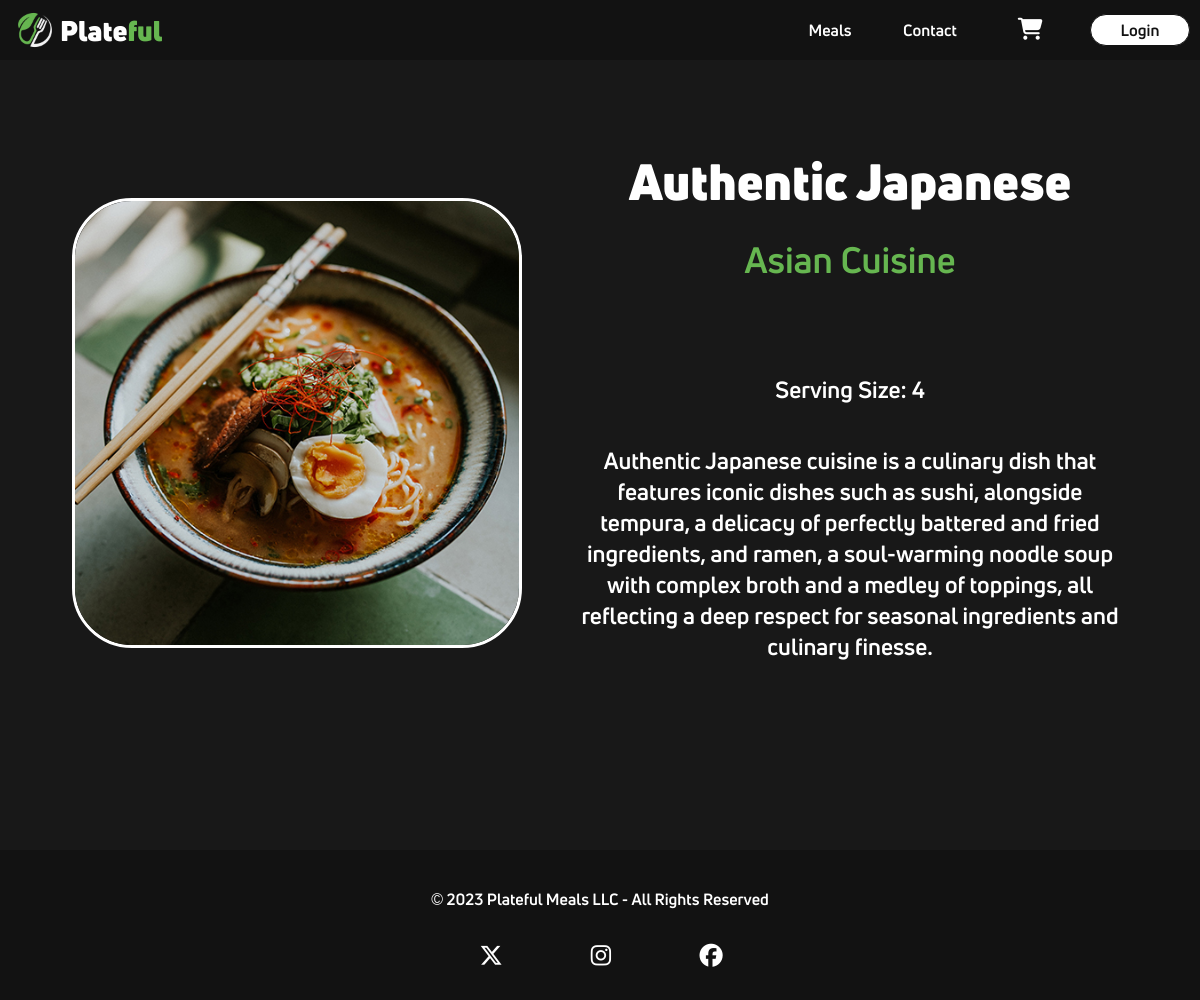
Page /mealdetails.php?id=13 on the committed database.
### tables this page shows
CREATE TABLE `prepmeals` (
  `id` int(11) NOT NULL,
  `title` varchar(130) NOT NULL,
  `price` decimal(5,2) NOT NULL,
  `category_id` tinyint(4) NOT NULL,
  `serving_size` int(11) NOT NULL,
  `image` varchar(130) NOT NULL,
  `description` text NOT NULL
);

CREATE TABLE `categories` (
  `category_id` tinyint(4) NOT NULL,
  `Category` varchar(25) NOT NULL,
  `description` text DEFAULT NULL
);

### includes/database.php (called while the page is built, shortened)
<?php
$tblMeals = "prepmeals";
$tblCategory = "categories";

### mealdetails.php (the view, shortened to what this page needs)
<?php
require_once('includes/header.php');
require_once ('includes/database.php');
$id = filter_input(INPUT_GET, 'id', FILTER_SANITIZE_NUMBER_INT);
$sql =  "SELECT $tblMeals.*, $tblCategory.Category
 FROM $tblMeals, $tblCategory
 WHERE $tblMeals.category_id = $tblCategory.category_id
 AND id=$id";
$query = $conn->query($sql);
$row = $query->fetch_assoc();
?>
    <div class="details-wrapper">
        <div class="meal-img">
            <img src="<?=$row['image']?>" alt="<?=$row['title']?>">
        </div>
        <div class="meal-description">
            <h2><?=$row['title']?></h2>
            <h4><?= $row['Category'] ?></h4>
            <p>Serving Size: <?= $row['serving_size'] ?></p>
            <p><?= $row['description'] ?></p>
        </div>
    </div>
    </div>
<?php
include('includes/footer.php');

### www/css/styles.css (style rules this page uses)
* { margin: 0; padding: 0; box-sizing: border-box; }
html, body { height: 100%; font-family: "UniBold", sans-serif; background-color: #181818; color: #fff; }
h1, h2, h3, h4, h5, h6, p { margin-bottom: 16px; }
.details-wrapper { display: flex; min-height: 850px; align-items: center; justify-content: space-evenly; width: 88%; margin: 0 auto; }
.details-wrapper .meal-img img { width: 450px; height: 450px; object-fit: cover; border-radius: 60px; border: 3px solid #fff; }
.details-wrapper .meal-description { margin-left: 50px; display: flex; flex-direction: column; align-items: center; }
.details-wrapper .meal-description h2 { font-family: "UniBlack", sans-serif; font-size: 50px; margin-bottom: 20px; }
.details-wrapper .meal-description h4 { font-size: 36px; color: #66B650; margin-bottom: 90px; }
.details-wrapper .meal-description p { margin-bottom: 40px; font-size: 23px; max-width: 600px; text-align: center; }

### rows in the picture
prepmeals: title "Authentic Japanese", category.Category "Asian Cuisine", serving_size "4", description "Authentic Japanese cuisine is a culinary dish that features iconic dishes such as sushi, alongside tempura, a delicacy of perfectly battered and fried ingredients, and ramen, a soul-warming noodle soup with complex broth and a medley of toppings, all reflecting a deep respect for seasonal ingredients and culinary finesse."
